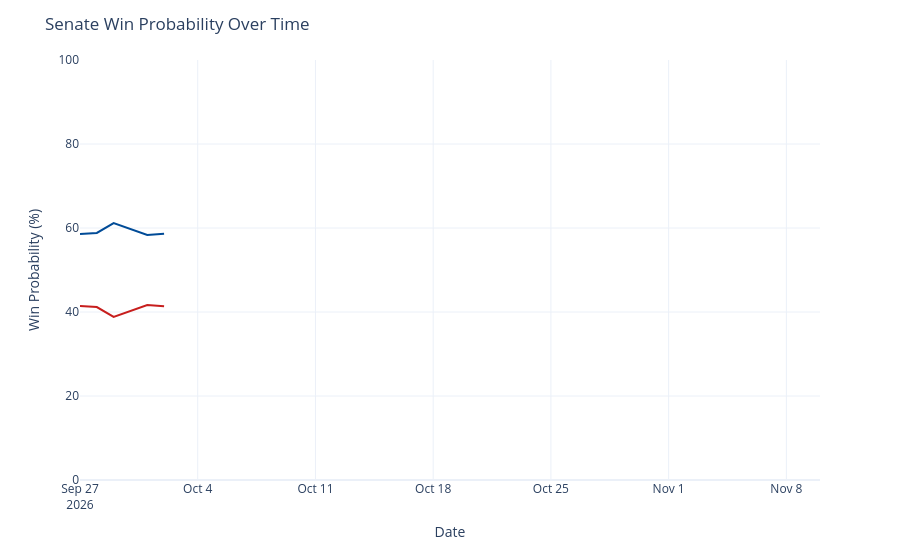

The notebook cell this image was saved under:
### Code cell
chance_over_time = output_ts[(output_ts['geo'] == 'US Senate') &
                             (output_ts['type'] == 'chance')]
chance_over_time['rep_chance'] = chance_over_time['y'].map(lambda x: 100 - x)
chance_over_time = chance_over_time.rename({'y': 'Democrats', 'rep_chance': 'Republicans'}, axis=1)
chance_time_ser = px.line(chance_over_time, x='date', y=['Democrats', 'Republicans'], template='plotly_white',
                         color_discrete_map={'Democrats': '#004b97', 'Republicans': '#c71e1d'},)
chance_time_ser.update_traces(hovertemplate="%{y:.1f}%")
chance_time_ser.update_layout(
    xaxis=dict(range=[pd.to_datetime('2026-09-27'), pd.to_datetime('2026-11-10')]),
    yaxis=dict(range=[0, 100]),
    xaxis_title='Date',
    yaxis_title='Win Probability (%)',
    title=dict(text="Senate Win Probability Over Time"),
    hovermode="x",
    showlegend=False
)
chance_time_ser

### Figure 1 — Plotly figure (JSON) as saved in the notebook; plotly's stock layout.template omitted (floating-point values rounded to 4 significant figures)
{"data": [{"hovertemplate": "%{y:.1f}%", "legendgroup": "Democrats", "line": {"color": "#004b97", "dash": "solid"}, "marker": {"symbol": "circle"}, "mode": "lines", "name": "Democrats", "orientation": "v", "showlegend": true, "type": "scatter", "x": ["2026-09-27", "2026-09-28", "2026-09-29", "2026-09-30", "2026-10-01", "2026-10-02"], "xaxis": "x", "y": [58.6, 58.83, 61.17, 59.8, 58.36, 58.64], "yaxis": "y"}, {"hovertemplate": "%{y:.1f}%", "legendgroup": "Republicans", "line": {"color": "#c71e1d", "dash": "solid"}, "marker": {"symbol": "circle"}, "mode": "lines", "name": "Republicans", "orientation": "v", "showlegend": true, "type": "scatter", "x": ["2026-09-27", "2026-09-28", "2026-09-29", "2026-09-30", "2026-10-01", "2026-10-02"], "xaxis": "x", "y": [41.4, 41.17, 38.83, 40.2, 41.64, 41.36], "yaxis": "y"}], "layout": {"hovermode": "x", "legend": {"title": {"text": "variable"}, "tracegroupgap": 0}, "margin": {"t": 60}, "showlegend": false, "title": {"text": "Senate Win Probability Over Time"}, "xaxis": {"anchor": "y", "domain": [0, 1], "range": ["2026-09-27T00:00:00", "2026-11-10T00:00:00"], "title": {"text": "Date"}}, "yaxis": {"anchor": "x", "domain": [0, 1], "range": [0, 100], "title": {"text": "Win Probability (%)"}}}}
